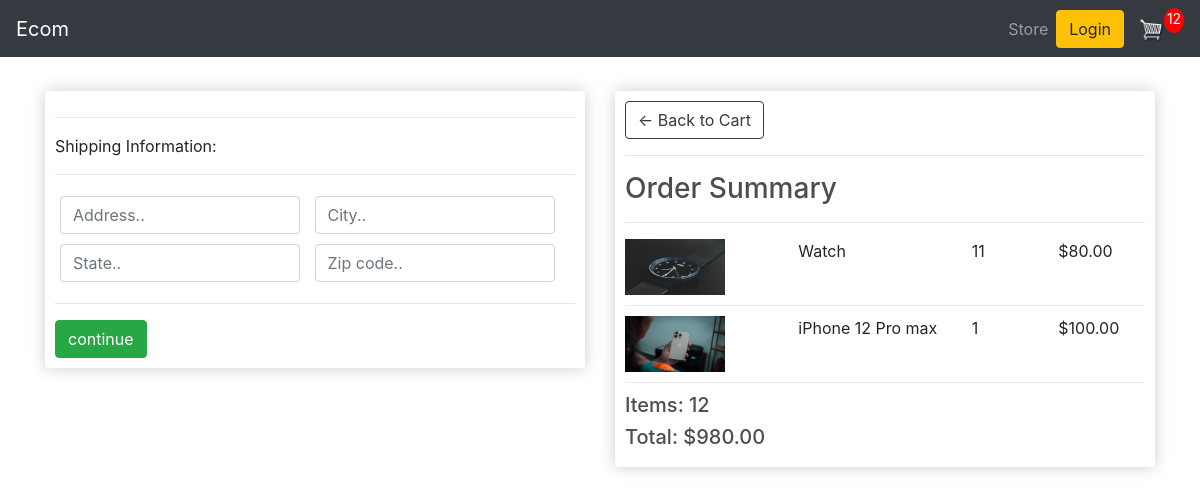
Screenshot of /checkout/ (signed in) with the database file from the repository.
### store/models.py (models this page shows, shortened)
class OrderItem(models.Model):
    product = models.ForeignKey(Product,on_delete=models.SET_NULL,null=True,blank=True)
    order = models.ForeignKey(Order,on_delete=models.SET_NULL,null=True,blank=True)
    quantity = models.IntegerField(default=0,null=True,blank=True)
    date_added = models.DateTimeField(auto_now_add=True)
    @property
    def get_total(self):
        total = self.product.price * self.quantity
        return total

class Product(models.Model):
    name = models.CharField(max_length=200,null=True)
    price = models.DecimalField(max_digits=7, decimal_places=2)
    digital = models.BooleanField(default=False,null=True,blank=True)
    image = models.ImageField(null=True,blank=True)
    @property
    def imageURL(self):
        try:
            url = self.image.url
        except:
            url = ''
        return url

class Order(models.Model):
    customer = models.ForeignKey(Customer,on_delete=models.SET_NULL,null=True,blank=True)
    date_ordered = models.DateTimeField(auto_now_add=True)
    complete = models.BooleanField(default=False,null=True,blank=True)
    transaction_id = models.CharField(max_length=200,null=True)
    @property
    def shipping(self):
        shipping = False
        orderitems = self.orderitem_set.all()
        for i in orderitems:
            if i.product.digital == False:
                shipping = True
        return shipping
    @property
    def get_cart_total(self):
        orderitems = self.orderitem_set.all()
        total = sum([item.get_total for item in orderitems])
        return total
    @property
    def get_cart_item(self):
        orderitems = self.orderitem_set.all()
        total = sum([item.quantity for item in orderitems])
        return total

### store/views.py (the view)
# urls.py: path('checkout/', views.checkout, name='checkout'),
def checkout(request):
    data = cartData(request)
    items = data['items']
    order = data['order']
    cartItems = data['cartItems']
    context = {'items': items, 'order': order, 'cartItems': cartItems}
    return render(request, 'store/checkout.html', context)

### store/utils.py (called while the page is built)
def cartData(request):
    if request.user.is_authenticated:
        customer = request.user.customer
        order, created = Order.objects.get_or_create(customer=customer, complete=False)
        items = order.orderitem_set.all()
        cartItems = order.get_cart_item
    else:
        cookieData = cookieCart(request)
        items = cookieData['items']
        order = cookieData['order']
        cartItems = cookieData['cartItems']
    return {'cartItems': cartItems, 'order': order, 'items': items}

### store/templates/store/checkout.html (shortened to what this page needs)
{% extends 'store/main.html' %}
{% load static %}
{% block content %}
<div class="row">
    <div class="col-lg-6">
        <div class="box-element" id="form-wrapper">
            <form id="form">
                <div id="shipping-info">
                    <hr>
						<p>Shipping Information:</p>
						<hr>
						<div class="form-field">
							<input class="form-control" type="text" name="address" placeholder="Address..">
						</div>
						<div class="form-field">
							<input class="form-control" type="text" name="city" placeholder="City..">
						</div>
						<div class="form-field">
							<input class="form-control" type="text" name="state" placeholder="State..">
						</div>
						<div class="form-field">
							<input class="form-control" type="text" name="zipcode" placeholder="Zip code..">
						</div>
                </div>
                <hr>
                <input id="form-button" class="btn btn-success btn-black" type="submit" value="continue">
            </form>
        </div>
        <br>
    </div>
    <div class="col-lg-6">
        <div class="box-element" id="form-wrapper">
         <a class="btn btn-outline-dark" href="{% url 'cart' %}">&#x2190; Back to Cart</a>
         <hr>
         <h3>Order Summary</h3>
         <hr>
         {% for item in items %}
         <div class="cart-row">
            <div style="flex: 2;"><img class="row-image" src="{{item.product.imageURL}}"></div>
            <div style="flex: 2;"><p>{{item.product.name}}</p></div>
            <div style="flex: 1;"><p>{{item.quantity}}</p></div>
            <div style="flex: 1;"><p>${{item.product.price|floatformat:2}}</p></div>
         </div>
         {% endfor %}
         <h5>Items:  {{order.get_cart_item}}</h5>
         <h5>Total:  ${{order.get_cart_total}}</h5>
        </div>
    </div>
</div>
{% endblock content %}

### static/css/main.css (style rules this page uses)
body { background-color: hsl(0, 0%, 98%); }
h1,h2,h3,h4,h5,h6 { color:hsl(0, 0%, 30%); }
.box-element { box-shadow:hsl(0, 0%, 80%) 0 0 16px; background-color: #fff; border-radius: 4px; padding: 10px; }
.col-lg-4, .col-lg-6, .col-lg-8, .col-lg-12 { margin-top: 10px; }
.btn { border-radius: 0; }
.row-image { width: 100px; }
.form-field { width:250px; display: inline-block; padding: 5px; }
.cart-row { display: flex; align-items: flex-stretch; padding-bottom: 10px; margin-bottom: 10px; border-bottom: 1px solid #ececec; }

### rows the page displays
OrderItem: product.imageURL (picture), product.name "Watch", quantity "11", product.price "80.00"
OrderItem: product.imageURL (picture), product.name "iPhone 12 Pro max", quantity "1", product.price "100.00"
Order: get_cart_item "12", get_cart_total "980.00"

### other values shown
{{ cartItems }} "12"
